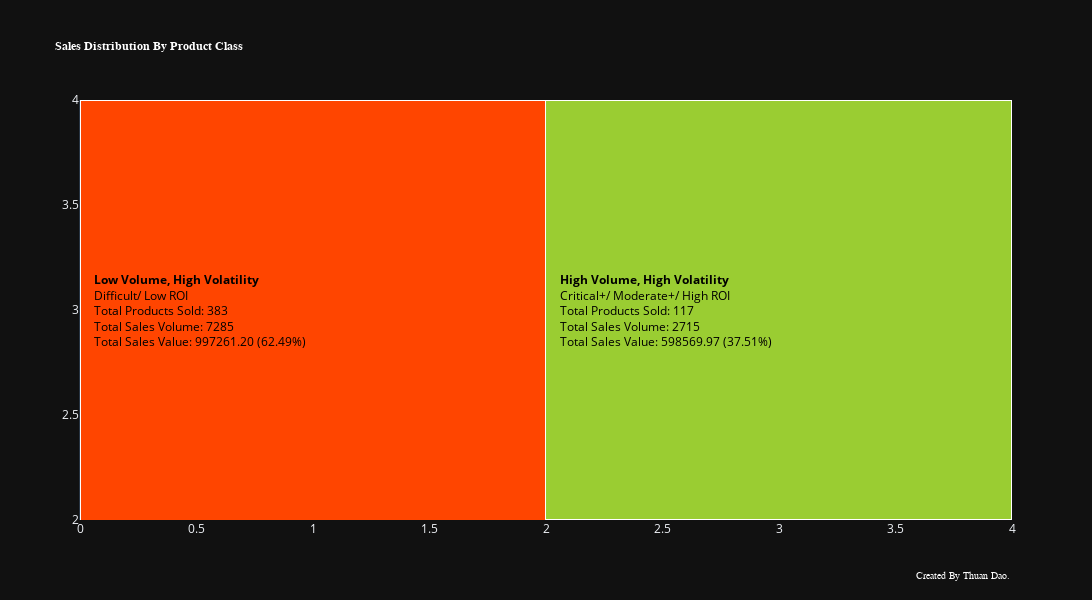

Here is the notebook cell this chart was saved with:
### Code cell
type_mapping = {
    "Low Volume, Low Volatility": {
        "info" : "Easy/ Low ROI",
        "color": "powderblue",
        "x": [0, 2, 2, 0],
        "y": [0, 0, 2, 2]
    },
    "Low Volume, High Volatility": {
        "info" : "Difficult/ Low ROI",
        "color": "orangered",
        "x": [0, 0, 2, 2],
        "y": [2, 4, 4, 2],
    },
    "High Volume, Low Volatility": {
        "info" : "Moderate+/ High ROI",
        "color": "skyblue",
        "x": [2, 4, 4, 2],
        "y": [0, 0, 2, 2],
    },
    "High Volume, High Volatility": {
        "info" : "Critical+/ Moderate+/ High ROI",
        "color": "yellowgreen",
        "x": [2, 4, 4, 2],
        "y": [2, 2, 4, 4],
    }
}
def plot (x, y, _type_):
    return go.Scatter (
        x = x,
        y = y,
        fill = "toself",
        fillcolor = type_mapping[_type_]["color"],
        hoveron = "fills",
        hoverinfo = "text",
        line_color = "white",
        mode = "lines+text",
        name = _type_,
    )
total_values = data_product_summary["sales_values"].sum()
def plot_annotation (x, y, _type_):
    total_products_sold = data_product_summary[data_product_summary["type"] == _type_]["product_id"].nunique()
    total_sales_volume = data_product_summary[data_product_summary["type"] == _type_]["sales_volume"].sum()
    total_sales_values = data_product_summary[data_product_summary["type"] == _type_]["sales_values"].sum()
    values_percent = total_sales_values/total_values * 100
    info = type_mapping[_type_]["info"]
    text = f"<b>{_type_}</b><br>{info}<br>Total Products Sold: {total_products_sold}<br>Total Sales Volume: {total_sales_volume}<br>Total Sales Value: {total_sales_values:.2f} ({values_percent:.2f}%)"
    return fig.add_annotation (
        x = x, y = y , font = dict(color = "black", size = 12),text = text, align= "left", xanchor = "left", showarrow = False
    )

# Only keep top two quadrants
types_to_plot = [
    "Low Volume, High Volatility",
    "High Volume, High Volatility"
]

fig = go.Figure()

# Recalculate total sales value for percentage
total_values = data_product_summary[
    data_product_summary["type"].isin(types_to_plot)
]["sales_values"].sum()

# Plot only the selected quadrants
for _type_ in types_to_plot:
    x = type_mapping[_type_]["x"]
    y = type_mapping[_type_]["y"]

    fig.add_trace(go.Scatter(
        x=x,
        y=y,
        fill="toself",
        fillcolor=type_mapping[_type_]["color"],
        hoveron="fills",
        hoverinfo="text",
        line_color="white",
        mode="lines+text",
        name=_type_,
    ))

    # Add annotation inside each quadrant
    total_products_sold = data_product_summary[data_product_summary["type"] == _type_]["product_id"].nunique()
    total_sales_volume = data_product_summary[data_product_summary["type"] == _type_]["sales_volume"].sum()
    total_sales_values = data_product_summary[data_product_summary["type"] == _type_]["sales_values"].sum()
    values_percent = total_sales_values / total_values * 100
    info = type_mapping[_type_]["info"]

    text = (
        f"<b>{_type_}</b><br>"
        f"{info}<br>"
        f"Total Products Sold: {total_products_sold}<br>"
        f"Total Sales Volume: {total_sales_volume}<br>"
        f"Total Sales Value: {total_sales_values:.2f} ({values_percent:.2f}%)"
    )

    fig.add_annotation(
        x=x[0] + 0.05, y=y[0] + 1,
        font=dict(color="black", size=12),
        text=text,
        align="left",
        xanchor="left",
        showarrow=False,
    )

# Update layout
fig.update_layout(
    title=dict(
        text="<b>Sales Distribution By Product Class<b>",
        font=dict(size=12, family="Segoe UI", color="white")
    ),
    xaxis=dict(showline=False, range=[0, 4], rangemode="nonnegative"),
    yaxis=dict(showline=False, range=[2, 4], rangemode="nonnegative"),
    showlegend=False,
    template="plotly_dark",
    width=1500,
    height=600
)

fig.add_annotation(
    text="Created By Thuan Dao.",
    xref="paper", yref="paper",
    x=1, y=-0.15,
    showarrow=False,
    font=dict(size=10, color="white", family="Segoe UI")
)

fig.show()

### Figure 1 — Plotly figure (JSON) as saved in the notebook; plotly's stock layout.template omitted (floating-point values rounded to 4 significant figures)
{"data": [{"fill": "toself", "fillcolor": "orangered", "hoverinfo": "text", "hoveron": "fills", "line": {"color": "white"}, "mode": "lines+text", "name": "Low Volume, High Volatility", "type": "scatter", "x": [0, 0, 2, 2], "y": [2, 4, 4, 2]}, {"fill": "toself", "fillcolor": "yellowgreen", "hoverinfo": "text", "hoveron": "fills", "line": {"color": "white"}, "mode": "lines+text", "name": "High Volume, High Volatility", "type": "scatter", "x": [2, 4, 4, 2], "y": [2, 2, 4, 4]}], "layout": {"annotations": [{"align": "left", "font": {"color": "black", "size": 12}, "showarrow": false, "text": "<b>Low Volume, High Volatility</b><br>Difficult/ Low ROI<br>Total Products Sold: 383<br>Total Sales Volume: 7285<br>Total Sales Value: 997261.20 (62.49%)", "x": 0.05, "xanchor": "left", "y": 3}, {"align": "left", "font": {"color": "black", "size": 12}, "showarrow": false, "text": "<b>High Volume, High Volatility</b><br>Critical+/ Moderate+/ High ROI<br>Total Products Sold: 117<br>Total Sales Volume: 2715<br>Total Sales Value: 598569.97 (37.51%)", "x": 2.05, "xanchor": "left", "y": 3}, {"font": {"color": "white", "family": "Segoe UI", "size": 10}, "showarrow": false, "text": "Created By Thuan Dao.", "x": 1, "xref": "paper", "y": -0.15, "yref": "paper"}], "height": 600, "showlegend": false, "title": {"font": {"color": "white", "family": "Segoe UI", "size": 12}, "text": "<b>Sales Distribution By Product Class<b>"}, "width": 1500, "xaxis": {"range": [0, 4], "rangemode": "nonnegative", "showline": false}, "yaxis": {"range": [2, 4], "rangemode": "nonnegative", "showline": false}}}
